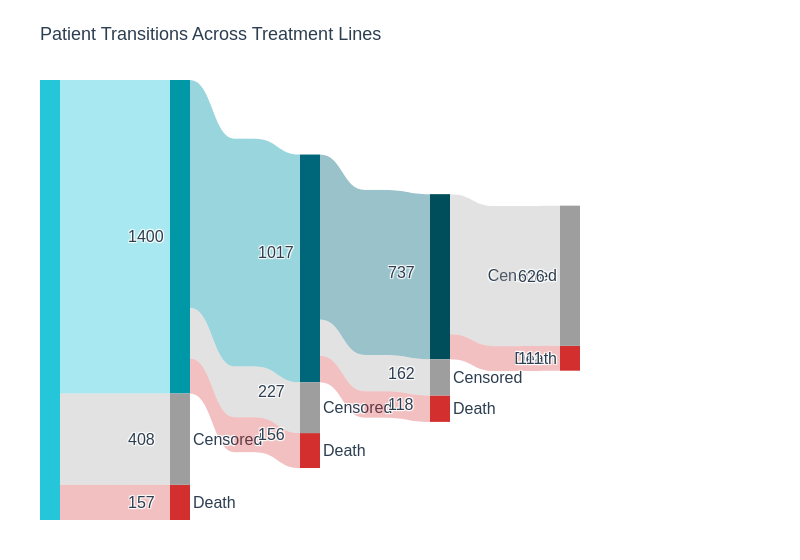

The notebook cell saved with this chart:
### Code cell
# --- 2. YOUR EXISTING STYLING LOGIC ---
label_mapping = {
    'line1': '', 
    'line2': '', 
    'line3': '', 
    'line4': '',
    'death1': 'Death', 
    'death2': 'Death', 
    'death3': 'Death', 
    'death4': 'Death',
    'censored1': 'Censored', 
    'censored2': 'Censored', 
    'censored3': 'Censored', 
    'censored4': 'Censored',
}

readable_labels = [label_mapping.get(lbl, lbl) for lbl in label]

node_colors = []
for lbl in label:
    if 'line1' in lbl: node_colors.append('#26C6DA')
    elif 'line2' in lbl: node_colors.append('#0097A7')
    elif 'line3' in lbl: node_colors.append('#00677A')
    elif 'line4' in lbl: node_colors.append('#004D5C')
    elif 'death' in lbl: node_colors.append('#D32F2F')
    elif 'censored' in lbl: node_colors.append('#9E9E9E')
    else: node_colors.append('#BDBDBD')

link_colors = []
for s, t in zip(source, target):
    target_label = label[t]
    if 'death' in target_label:
        link_colors.append('rgba(211, 47, 47, 0.3)')
    elif 'censored' in target_label:
        link_colors.append('rgba(158, 158, 158, 0.3)')
    else:
        source_color = node_colors[s]
        if source_color == '#26C6DA': link_colors.append('rgba(38, 198, 218, 0.4)')
        elif source_color == '#0097A7': link_colors.append('rgba(0, 151, 167, 0.4)')
        elif source_color == '#00677A': link_colors.append('rgba(0, 103, 122, 0.4)')
        elif source_color == '#004D5C': link_colors.append('rgba(0, 77, 92, 0.4)')
        else: link_colors.append('rgba(38, 198, 218, 0.4)')

final_node_labels = list(readable_labels)
final_node_colors = list(node_colors)

# 1. Initialize border colors: Start with white for all original nodes
final_node_line_colors = ["white"] * len(node_colors)
final_node_linewidths = [2] * len(node_colors) 

final_source = []
final_target = []
final_value = []
final_link_colors = []

for s, t, v, c in zip(source, target, value, link_colors):
    dummy_node_index = len(final_node_labels)
    
    final_node_labels.append(str(v)) 
    final_node_colors.append(c) # Node matches link transparency
    
    # FIX: Set the border color to match the link color (c) 
    # and set width to a small value or 0 to ensure no "white slice"
    final_node_line_colors.append(c) 
    final_node_linewidths.append(0)
    
    # Link Part 1: Source -> Dummy
    final_source.append(s)
    final_target.append(dummy_node_index)
    final_value.append(v)
    final_link_colors.append(c)
    
    # Link Part 2: Dummy -> Target
    final_source.append(dummy_node_index)
    final_target.append(t)
    final_value.append(v)
    final_link_colors.append(c)

### ------------------------------------------- ###

fig = go.Figure(data=[go.Sankey(
    node = dict(
        label = final_node_labels,
        pad = 0,
        thickness = 20,
        align = 'left',
        color = final_node_colors, 
        # Apply the dynamic colors and widths
        line = dict(color = final_node_line_colors, width = 0) 
    ),
    link = dict(
        source = final_source,
        target = final_target,
        value = final_value,
        color = final_link_colors
    )
)])


fig.update_layout(
    title = {
        'text': "Patient Transitions Across Treatment Lines",
        'font': {'size': 18, 'color': '#2C3E50', 'family': 'Arial, sans-serif'}
    },
    font = dict(size = 16, color = '#2C3E50', family = 'Arial, sans-serif'),
    width = 800,
    margin = dict(t=80, b=40, l=40, r=220),  # Extra right margin for labels
    plot_bgcolor = 'white',
    paper_bgcolor = 'white'
)

fig.show()

### Figure 1 — Plotly figure (JSON) as saved in the notebook; plotly's stock layout.template omitted (floating-point values rounded to 4 significant figures)
{"data": [{"link": {"color": ["rgba(38, 198, 218, 0.4)", "rgba(38, 198, 218, 0.4)", "rgba(0, 151, 167, 0.4)", "rgba(0, 151, 167, 0.4)", "rgba(0, 103, 122, 0.4)", "rgba(0, 103, 122, 0.4)", "rgba(211, 47, 47, 0.3)", "rgba(211, 47, 47, 0.3)", "rgba(211, 47, 47, 0.3)", "rgba(211, 47, 47, 0.3)", "rgba(211, 47, 47, 0.3)", "rgba(211, 47, 47, 0.3)", "rgba(211, 47, 47, 0.3)", "rgba(211, 47, 47, 0.3)", "rgba(158, 158, 158, 0.3)", "rgba(158, 158, 158, 0.3)", "rgba(158, 158, 158, 0.3)", "rgba(158, 158, 158, 0.3)", "rgba(158, 158, 158, 0.3)", "rgba(158, 158, 158, 0.3)", "rgba(158, 158, 158, 0.3)", "rgba(158, 158, 158, 0.3)"], "source": [0, 12, 1, 13, 2, 14, 0, 15, 1, 16, 2, 17, 3, 18, 0, 19, 1, 20, 2, 21, 3, 22], "target": [12, 1, 13, 2, 14, 3, 15, 4, 16, 5, 17, 6, 18, 7, 19, 8, 20, 9, 21, 10, 22, 11], "value": [1400, 1400, 1017, 1017, 737, 737, 157, 157, 156, 156, 118, 118, 111, 111, 408, 408, 227, 227, 162, 162, 626, 626]}, "node": {"align": "left", "color": ["#26C6DA", "#0097A7", "#00677A", "#004D5C", "#D32F2F", "#D32F2F", "#D32F2F", "#D32F2F", "#9E9E9E", "#9E9E9E", "#9E9E9E", "#9E9E9E", "rgba(38, 198, 218, 0.4)", "rgba(0, 151, 167, 0.4)", "rgba(0, 103, 122, 0.4)", "rgba(211, 47, 47, 0.3)", "rgba(211, 47, 47, 0.3)", "rgba(211, 47, 47, 0.3)", "rgba(211, 47, 47, 0.3)", "rgba(158, 158, 158, 0.3)", "rgba(158, 158, 158, 0.3)", "rgba(158, 158, 158, 0.3)", "rgba(158, 158, 158, 0.3)"], "label": ["", "", "", "", "Death", "Death", "Death", "Death", "Censored", "Censored", "Censored", "Censored", "1400", "1017", "737", "157", "156", "118", "111", "408", "227", "162", "626"], "line": {"color": ["white", "white", "white", "white", "white", "white", "white", "white", "white", "white", "white", "white", "rgba(38, 198, 218, 0.4)", "rgba(0, 151, 167, 0.4)", "rgba(0, 103, 122, 0.4)", "rgba(211, 47, 47, 0.3)", "rgba(211, 47, 47, 0.3)", "rgba(211, 47, 47, 0.3)", "rgba(211, 47, 47, 0.3)", "rgba(158, 158, 158, 0.3)", "rgba(158, 158, 158, 0.3)", "rgba(158, 158, 158, 0.3)", "rgba(158, 158, 158, 0.3)"], "width": 0}, "pad": 0, "thickness": 20}, "type": "sankey"}], "layout": {"font": {"color": "#2C3E50", "family": "Arial, sans-serif", "size": 16}, "margin": {"b": 40, "l": 40, "r": 220, "t": 80}, "paper_bgcolor": "white", "plot_bgcolor": "white", "title": {"font": {"color": "#2C3E50", "family": "Arial, sans-serif", "size": 18}, "text": "Patient Transitions Across Treatment Lines"}, "width": 800}}
